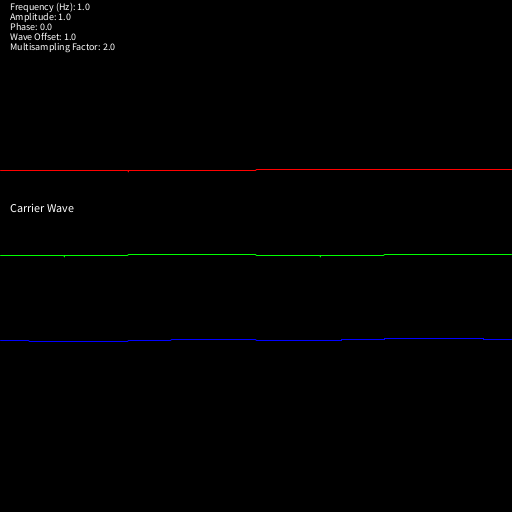
Frame 1 (no input)
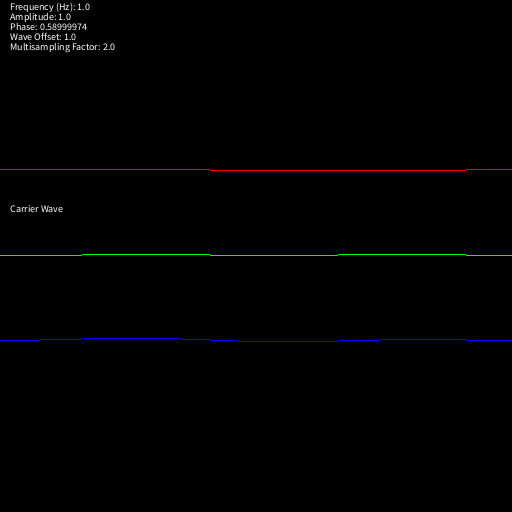
Frame 60 (the mouse pressed at the canvas centre just before this capture)
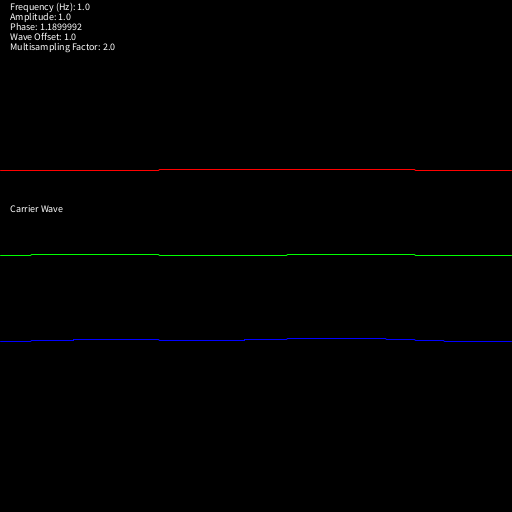
Frame 120 (the mouse held since frame 60 and released just before this capture)

The Processing sketch that drew these frames (run headless with seeded random() and noise(); from frame 60 on, the mouse is pressed at the canvas centre):

// Processing sketch: Sine
// ── Sine.pde
float frequency = 1;
float amplitude = 1;
float phase = 0.0;
float samplescale = 2;
float samplescalestep = 0.25;
float waveoffset = 1;
void setup()
{
  size(512, 512);
  //smooth(2);
}

void draw() 
{
  background(0);

  pushMatrix();
  noFill();
  stroke(255, 0, 0);
  translate(0, height/3);
  text("Carrier Wave", 10, height/12);
  beginShape();
  for (float t = 0.0; t < 1.0; t+=1.0/(width*samplescale))
  {
    float wave1 = sin(((t+phase)*(2*PI))*frequency)*amplitude;
    vertex((t*width), wave1);
  }
  endShape();
  translate(0, height/6);
  beginShape();
  stroke(0, 255, 0);
  for (float t = 0.0; t < 1.0; t+=1.0/(width*samplescale))
  {
    float wave2 = sin(((t+phase)*(2*PI))*(frequency+waveoffset))*amplitude;
    vertex((t*width), wave2);
  }
  endShape();
  translate(0, height/6);
  beginShape();
  stroke(0, 0, 255);
  for (float t = 0.0; t < 1.0; t+=1.0/(width*samplescale))
  {
    float carrier = sin(((t+phase)*(2*PI))*frequency)*amplitude;
    float modulator = sin(((t+phase)*(2*PI))*(frequency+waveoffset))*amplitude;
    float wave = carrier + modulator;
    vertex((t*width), wave);
  }
  endShape();
  popMatrix();

  textSize(10);
  fill(255);
  noStroke();
  text("Frequency (Hz): " + frequency, 10, 10);
  text("Amplitude: " + amplitude, 10, 20);
  text("Phase: " + phase, 10, 30);
  text("Wave Offset: " + waveoffset, 10, 40);
  text("Multisampling Factor: " + samplescale, 10, 50);
  phase+=0.01;
}

void keyPressed() {
  // frequency modifier
  if (key == 'q')
  {
    frequency += 1;
  }
  if (key == 'a')
  {
    frequency -= 1;
  }
  // amplitude modifier
  if (key == 'w')
  {
    amplitude += 10;
  }
  if (key == 's')
  {
    amplitude -= 10;
  }
  // phase modifier
  if (key == 'e')
  {
    phase += PI/frequency;
  }
  if (key == 'd')
  {
    phase -= PI/frequency;
  }
  // sampling modifier
  if (key == 'r')
  {
    samplescale += samplescalestep;
  }
  if (key == 'f' & samplescale > samplescalestep)
  {
    samplescale -= samplescalestep;
  }
  // wave offset modifier
  if (key == 't')
  {
    waveoffset++;
  }
  if (key == 'g')
  {
    waveoffset--;
  }
}
